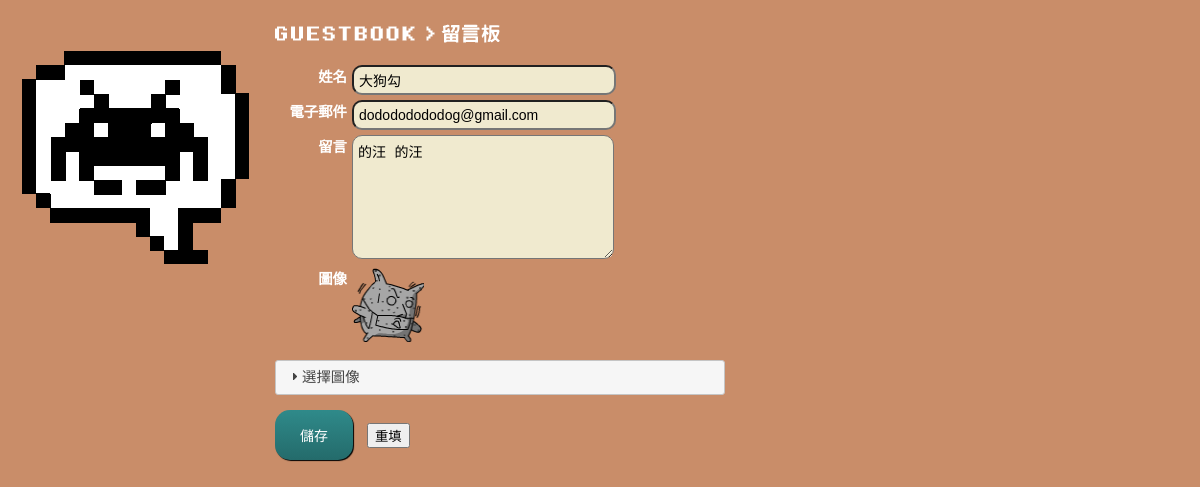
/update?id=3 (signed in), run on the app's committed database.
### guestbook.py (models this page shows, shortened)
class Guestbook(db.Model):  # 留言板資料表
    id = db.Column(db.Integer, primary_key=True)
    guestname = db.Column(db.String(30), nullable=False)
    email = db.Column(db.String(50), unique=True, nullable=False)
    message = db.Column(db.Text, nullable=False)
    icon = db.Column(db.String(10), nullable=False,
        default='ico1.png')
    postdate = db.Column(db.DateTime, nullable=False,
        default=datetime.utcnow)

### guestbook.py (the view)
@app.route('/update')
@login_required
def update():
    id = request.args.get('id')
    gb = Guestbook.query.filter_by(id=id).first()
    return render_template('update.html', book=gb)

### guestbook.py (called while the page is built)
@login_manager.user_loader
def load_user(user_id):
    print(f"當前的 user id is {user_id}")
    return User.query.get(int(user_id))

### templates/update.html (shortened to what this page needs)
<!DOCTYPE html>
<html>
    <head>
        <link rel="stylesheet" href="css/main.css">
        <link rel="stylesheet" href="https://code.jquery.com/ui/1.12.1/themes/base/jquery-ui.css">
    </head>
    <body>
        <div id="main">
            <form method="POST" action="/update_msg" name="questForm" id="questForm">
              <h1><img src="images/title.png" alt="電玩快打留言板" width="225" height="19"></h1>
              <p>
                <label for="guestName">姓名</label>
                <input name="guestname" class="fieldWidth" id="guestName" required="required" value="{{book.guestname}}">
                <br/>
                <label for="email">電子郵件</label>
                    <input type="email" placeholder="請輸入e-mail" class="fieldWidth" name="email" id="email" value="{{book.email}}">
                <br/>
                <label>留言</label>
                <textarea name="message" rows=7 class="fieldWidth" id="message" required="required">{{book.message}}</textarea>
                <br />
                <label>圖像</label>
                <img src="icons/{{book.icon}}" name="myIcon" width="72" height="75" id="myIcon">
              <div id="accordion">
                <h3>選擇圖像</h3>
              </div>
              <div id="btnArea">
                <input type="submit" name="submit" id="submit" value="儲存"/>
                <input type="reset" name="cancel" id="cancel" value="重填">
                </div>
              </p>
          </form>
          </div>
    </body>
</html>

### static/css/main.css (style rules this page uses)
body { font-family: '微軟正黑體', '黑體-繁', sans-serif; background-attachment: fixed; background-color: #c98d69; background-image: url(../images/invader_a.gif); background-repeat: no-repeat; background-position: 20px 50px; }
h1 { font-size: 24px; }
label { float: left; width: 5em; font-weight: bold; color: #FFFFFF; margin-bottom: 5px; margin-right: 5px; text-align: right; }
.fieldWidth { font-size: 14px; width: 250px; margin-bottom: 5px; border-radius: 10px; padding:5px; background: #f0eacf; }
#main { position: absolute; left: 275px; top: 5px; width: 450px; height: 306px; z-index: 2; font-size: 0.9em; color: #FFFFFF; }
#submit { background-color:#2F8A8A; background-image: linear-gradient(to bottom, #2F8A8A, #246B6B); border-radius: 15px; border: none; color: white; padding: 15px 25px; margin-right: 10px; text-align: center; box-shadow: 1px 1px 1px 0px #000000; font-weight: 400; display: inline-block; font-size: 14px; }
#btnArea { margin-top: 15px }

### data on the page
Guestbook: guestname "大狗勾", email "dodododododog@gmail.com", message "的汪 的汪", icon (picture)
